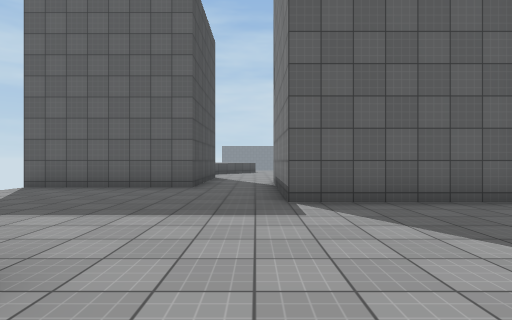
View 1 (above)

16 first-person views from a walk through a scene from a Unity 3-D project. The camera is 1.3 m above the floor, looks level and sees 80° across. The floor is counted in squares, 2 m on a side. Each view is taken from the middle of a square. On the plan, view 1 faces up. The plan holds only what a view shows up to about 10 squares ahead; the rest is blank. The place goes on beyond the plan. The player character is not drawn. Surface patterns are stand-ins for the level's own textures.

View 2
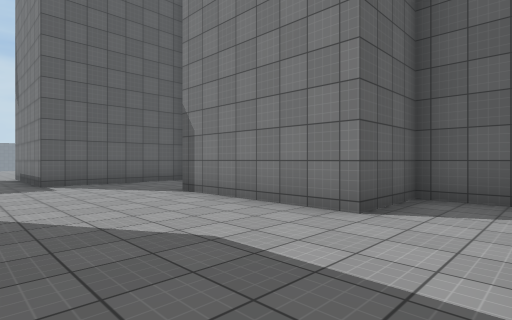

View 3
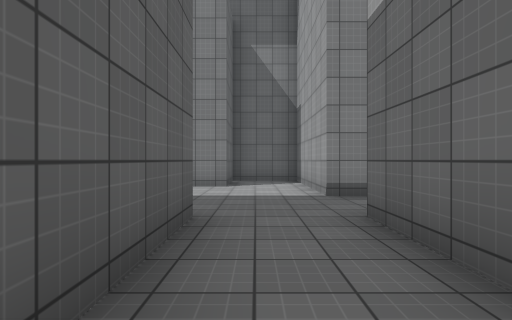

View 4
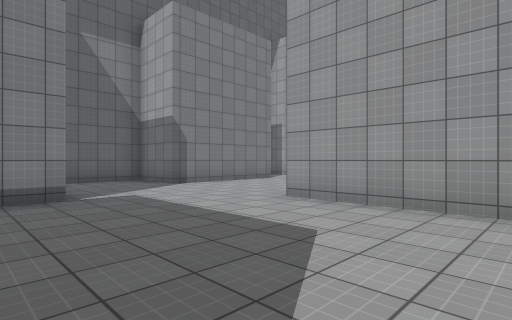

View 5
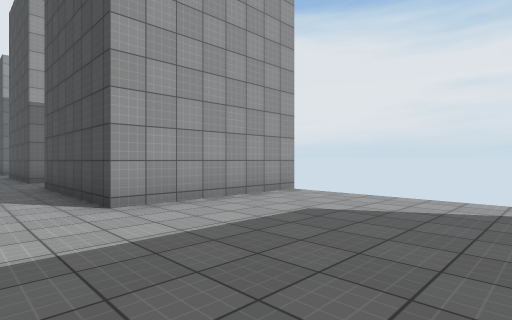

View 6
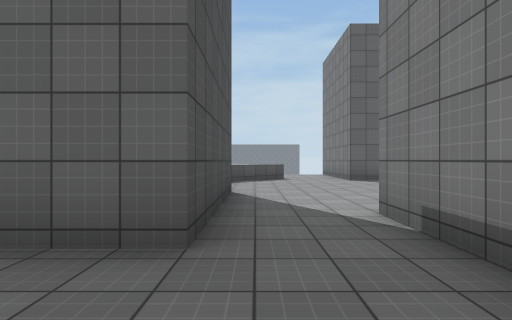

View 7
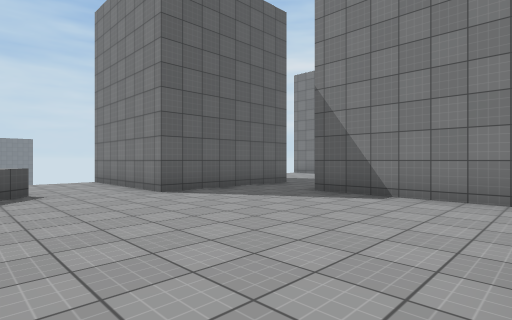

View 8
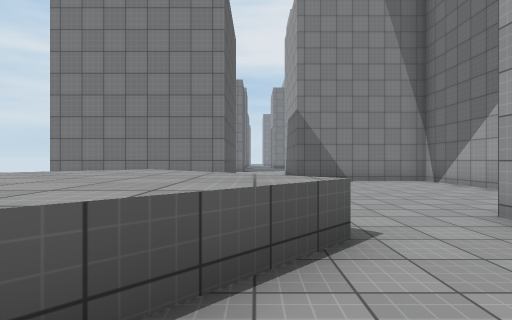

View 9
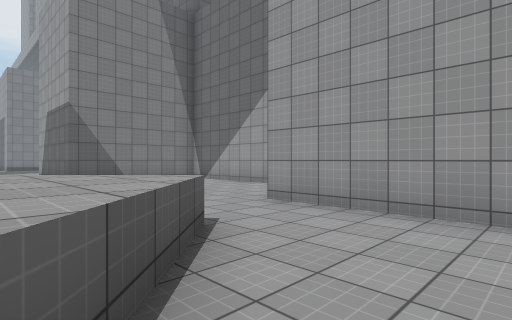

View 10
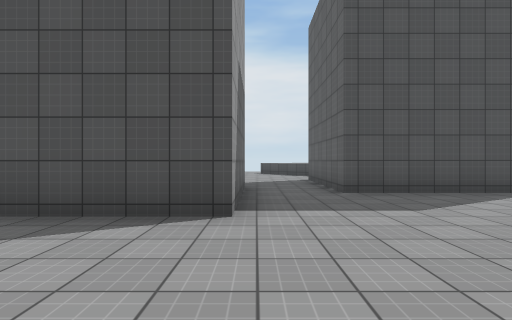

View 11
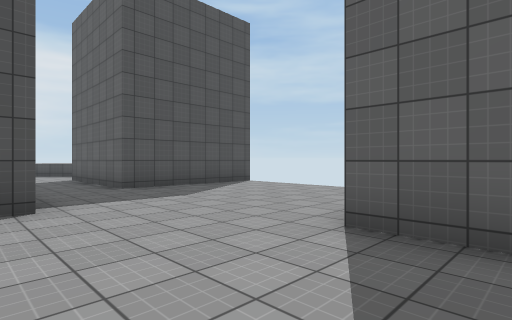

View 12
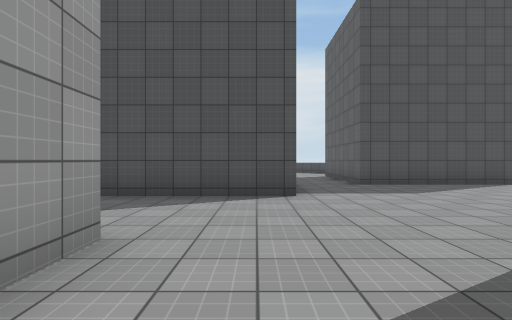

View 13
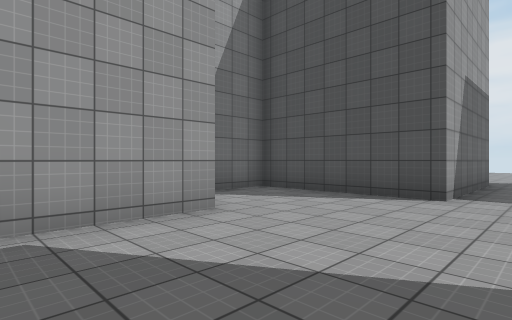

View 14
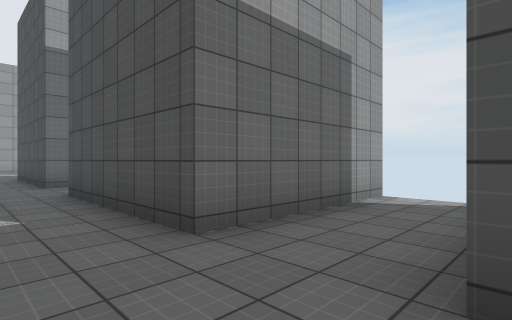

View 15
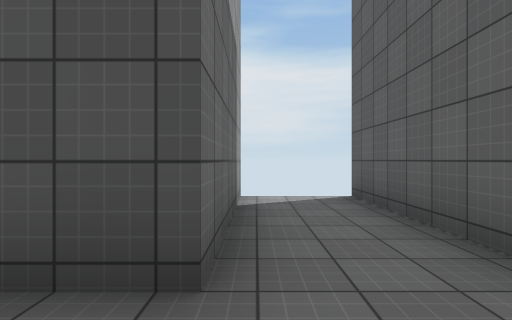

View 16
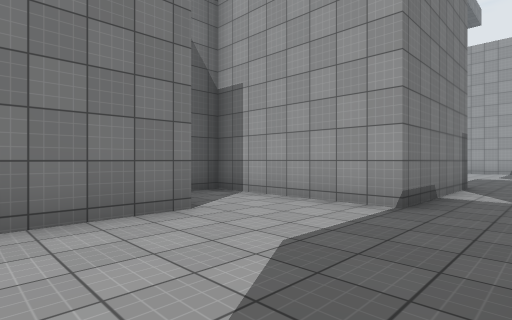

### Floor plan
Key: @ floor where view 1 was taken; # wall or solid block; . floor; = window, fence, low wall or low ledge; ^ raised ledge; v drop or lower ground.
Columns run from 6 left of view 1 to 14 right of it. Each row starts with its distance up from view 1.
 19        vv   vvvv
 18       ..#   #....
 17     ^^..#   #....
 16    ^^^^.#   #.....
 15  .^^^^..#####.....##
 14  ..^^................
 13  ...=................
 12  ..........####......
 11  ####......#  #......
 10     #......#  #...###
  9     #......#  #..
  8     #..#####  ###
  7  ####..#
  6  ......#
  5  ......#####
  4  ..........#
  3  ..........#
  2 #..........#
  1 #####....###
  0     #.@..#
 -1     #....#
 -2 #####....###
 -3 #..........#
 -4 #..........#
 -5 #####..#####
 -6     #..#
 -7     #..#
 -8     #..#
 -9     ....

Positions as (right, up) in squares from view 1, and headings:
1: (0, 0), facing up
2: (-1, -4), facing up-right
3: (-5, -3), facing right
4: (-5, 6), facing down-right
5: (0, 6), facing down-left
6: (-1, 5), facing up
7: (-1, 9), facing up-right
8: (-5, 14), facing right
9: (-5, 15), facing down-right
10: (12, 13), facing left
11: (13, 12), facing up-left
12: (14, 12), facing left
13: (14, 14), facing down-left
14: (0, -2), facing down-left
15: (0, -4), facing left
16: (-1, 0), facing down-right
